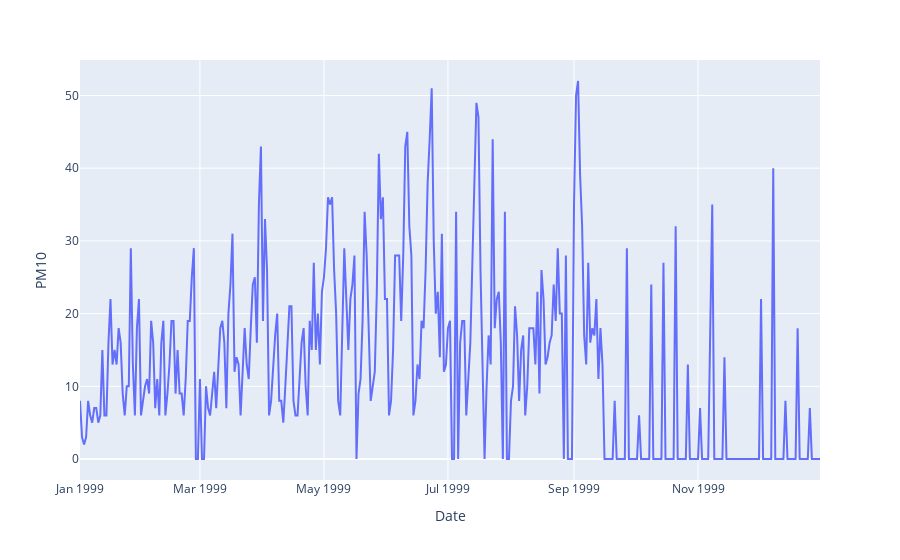

The notebook cell this image was saved under:
### Code cell
px.line(df, x='Date',y='PM10')

### Figure 1 — Plotly figure (JSON) as saved in the notebook; plotly's stock layout.template omitted (floating-point values rounded to 4 significant figures; data arrays with more than 128 entries replaced by an {"elided": "..."} marker saying what was removed)
{"data": [{"hovertemplate": "Date=%{x}<br>PM10=%{y}<extra></extra>", "legendgroup": "", "line": {"color": "#636efa", "dash": "solid"}, "marker": {"symbol": "circle"}, "mode": "lines", "name": "", "orientation": "v", "showlegend": false, "type": "scatter", "x": {"elided": "364 str values"}, "xaxis": "x", "y": {"elided": "364 int values"}, "yaxis": "y"}], "layout": {"legend": {"tracegroupgap": 0}, "margin": {"t": 60}, "xaxis": {"anchor": "y", "domain": [0, 1], "title": {"text": "Date"}}, "yaxis": {"anchor": "x", "domain": [0, 1], "title": {"text": "PM10"}}}}
